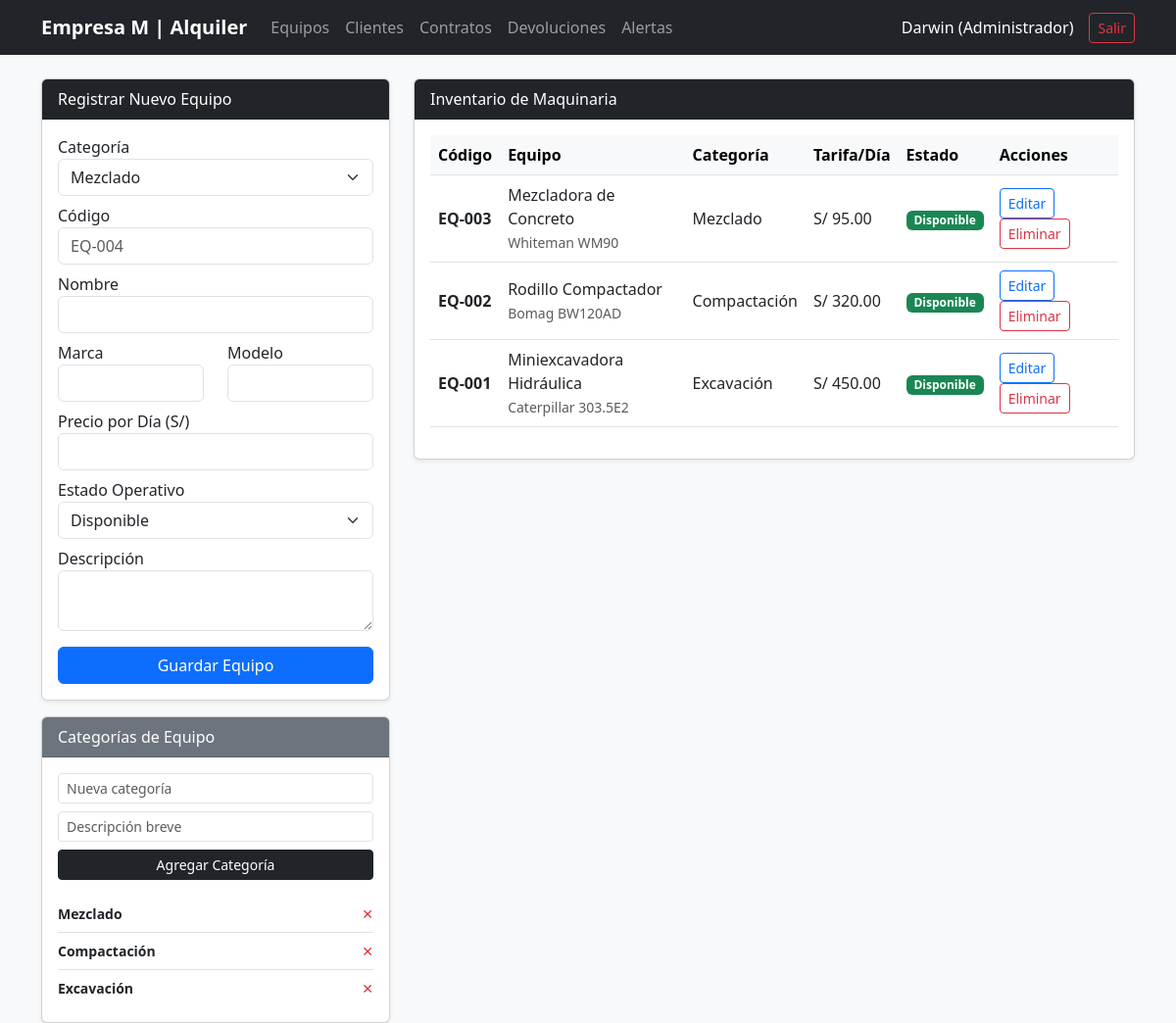
Page /index.php?action=equipos (signed in) on the committed database.
### tables this page shows
CREATE TABLE categoria_equipo (
    id_categoria INT AUTO_INCREMENT PRIMARY KEY,
    nombre VARCHAR(100) NOT NULL,
    descripcion TEXT
);

CREATE TABLE equipo (
    id_equipo INT AUTO_INCREMENT PRIMARY KEY,
    id_categoria INT NOT NULL,
    codigo VARCHAR(50) NOT NULL UNIQUE,
    nombre VARCHAR(120) NOT NULL,
    descripcion TEXT,
    marca VARCHAR(80),
    modelo VARCHAR(80),
    precio_alquiler DECIMAL(10,2) NOT NULL,
    estado_operativo ENUM('Disponible', 'Ocupado', 'Mantenimiento') DEFAULT 'Disponible',
    FOREIGN KEY (id_categoria) REFERENCES categoria_equipo(id_categoria)
);

### controllers/EquipoController.php (called while the page is built, shortened)
<?php
require_once __DIR__ . '/../models/Equipo.php';
require_once __DIR__ . '/../models/CategoriaEquipo.php';
class EquipoController {
    public function index() {
        $equipoModel = new Equipo();
        $categoriaModel = new CategoriaEquipo();
        $equipoEditar = isset($_GET['editar']) ? $equipoModel->obtenerPorId($_GET['editar']) : null;
        $equipos = $equipoModel->listar();
        $categorias = $categoriaModel->listar();
        require __DIR__ . '/../views/layout/header.php';
        require __DIR__ . '/../views/equipos/index.php';
        require __DIR__ . '/../views/layout/footer.php';
    }
}

### config/Conexion.php (called while the page is built)
<?php
class Conexion {
    private static $host = "localhost";
    private static $db = "bd_alquiler_maquinaria";
    private static $user = "root";
    private static $pass = "";
    public static function conectar() {
        try {
            $dsn = "mysql:host=" . self::$host . ";dbname=" . self::$db . ";charset=utf8mb4";
            $pdo = new PDO($dsn, self::$user, self::$pass);
            $pdo->setAttribute(PDO::ATTR_ERRMODE, PDO::ERRMODE_EXCEPTION);
            $pdo->setAttribute(PDO::ATTR_DEFAULT_FETCH_MODE, PDO::FETCH_ASSOC);
            return $pdo;
        } catch (PDOException $e) {
            die("Error de conexión: " . $e->getMessage());
        }
    }
}

### models/CategoriaEquipo.php (called while the page is built, shortened)
<?php
require_once __DIR__ . '/../config/Conexion.php';
class CategoriaEquipo {
    private $pdo;
    public function __construct() { $this->pdo = Conexion::conectar(); }
    public function listar() {
        return $this->pdo->query("SELECT * FROM categoria_equipo ORDER BY id_categoria DESC")->fetchAll();
    }
}

### models/Equipo.php (called while the page is built, shortened)
<?php
require_once __DIR__ . '/../config/Conexion.php';
class Equipo {
    private $pdo;
    public function __construct() { $this->pdo = Conexion::conectar(); }
    public function listar() {
        $sql = "SELECT e.*, c.nombre AS categoria
                FROM equipo e
                INNER JOIN categoria_equipo c ON e.id_categoria = c.id_categoria
                ORDER BY e.id_equipo DESC";
        return $this->pdo->query($sql)->fetchAll();
    }
}

### views/equipos/index.php (the view, shortened to what this page needs)
<div class="row">
    <div class="col-md-4">
        <div class="card shadow-sm mb-3">
            <div class="card-header bg-dark text-white">
                <?= $equipoEditar ? 'Editar Equipo' : 'Registrar Nuevo Equipo' ?>
            </div>
            <div class="card-body">
                <form method="POST" action="index.php?action=equipos">
                    <div class="mb-2">
                        <label>Categoría</label>
                        <select name="id_categoria" class="form-select" required>
                            <?php foreach ($categorias as $cat): ?>
                                <option value="<?= $cat['id_categoria'] ?>" <?= ($equipoEditar['id_categoria'] ?? '') == $cat['id_categoria'] ? 'selected' : '' ?>>
                                    <?= htmlspecialchars($cat['nombre']) ?>
                                </option>
                            <?php endforeach; ?>
                        </select>
                    </div>
                    <div class="mb-2">
                        <label>Código</label>
                        <input type="text" name="codigo" class="form-control" required placeholder="EQ-004" value="<?= htmlspecialchars($equipoEditar['codigo'] ?? '') ?>">
                    </div>
                    <div class="mb-2">
                        <label>Nombre</label>
                        <input type="text" name="nombre" class="form-control" required value="<?= htmlspecialchars($equipoEditar['nombre'] ?? '') ?>">
                    </div>
                    <div class="row mb-2">
                        <div class="col">
                            <label>Marca</label>
                            <input type="text" name="marca" class="form-control" value="<?= htmlspecialchars($equipoEditar['marca'] ?? '') ?>">
                        </div>
                        <div class="col">
                            <label>Modelo</label>
                            <input type="text" name="modelo" class="form-control" value="<?= htmlspecialchars($equipoEditar['modelo'] ?? '') ?>">
                        </div>
                    </div>
                    <div class="mb-2">
                        <label>Precio por Día (S/)</label>
                        <input type="number" step="0.01" name="precio_alquiler" class="form-control" required value="<?= $equipoEditar['precio_alquiler'] ?? '' ?>">
                    </div>
                    <div class="mb-2">
                        <label>Estado Operativo</label>
                        <select name="estado_operativo" class="form-select">
                            <?php foreach (['Disponible', 'Ocupado', 'Mantenimiento'] as $est): ?>
                                <option value="<?= $est ?>" <?= ($equipoEditar['estado_operativo'] ?? '') === $est ? 'selected' : '' ?>><?= $est ?></option>
                            <?php endforeach; ?>
                        </select>
                    </div>
                    <div class="mb-3">
                        <label>Descripción</label>
                        <textarea name="descripcion" class="form-control" rows="2"><?= htmlspecialchars($equipoEditar['descripcion'] ?? '') ?></textarea>
                    </div>
                    <button type="submit" class="btn btn-primary w-100">Guardar Equipo</button>
                </form>
            </div>
        </div>
        <div class="card shadow-sm">
            <div class="card-header bg-secondary text-white">Categorías de Equipo</div>
            <div class="card-body">
                <form method="POST" action="index.php?action=equipos" class="mb-3">
                    <div class="mb-2">
                        <input type="text" name="nombre_cat" class="form-control form-control-sm" placeholder="Nueva categoría" required>
                    </div>
                    <div class="mb-2">
                        <input type="text" name="desc_cat" class="form-control form-control-sm" placeholder="Descripción breve">
                    </div>
                    <button type="submit" class="btn btn-dark btn-sm w-100">Agregar Categoría</button>
                </form>
                <ul class="list-group list-group-flush small">
                    <?php foreach ($categorias as $c): ?>
                        <li class="list-group-item d-flex justify-content-between align-items-center px-0">
                            <span><strong><?= htmlspecialchars($c['nombre']) ?></strong></span>
                            <a href="index.php?action=equipos&eliminar_cat=<?= $c['id_categoria'] ?>" class="text-danger text-decoration-none" onclick="return confirm('¿Eliminar categoría?')">✕</a>
                        </li>
                    <?php endforeach; ?>
                </ul>
            </div>
        </div>
    </div>
    <div class="col-md-8">
        <div class="card shadow-sm">
            <div class="card-header bg-dark text-white">Inventario de Maquinaria</div>
            <div class="card-body table-responsive">
                <table class="table table-hover align-middle">
                    <thead class="table-light">
                        <tr>
                            <th>Código</th>
                            <th>Equipo</th>
                            <th>Categoría</th>
                            <th>Tarifa/Día</th>
                            <th>Estado</th>
                            <th>Acciones</th>
                        </tr>
                    </thead>
                    <tbody>
                        <?php foreach ($equipos as $eq): ?>
                        <tr>
                            <td><strong><?= htmlspecialchars($eq['codigo']) ?></strong></td>
                            <td><?= htmlspecialchars($eq['nombre']) ?><br><small class="text-muted"><?= htmlspecialchars($eq['marca'] . ' ' . $eq['modelo']) ?></small></td>
                            <td><?= htmlspecialchars($eq['categoria']) ?></td>
                            <td>S/ <?= number_format($eq['precio_alquiler'], 2) ?></td>
                            <td>
                                <span class="badge bg-<?= $eq['estado_operativo'] === 'Disponible' ? 'success' : ($eq['estado_operativo'] === 'Ocupado' ? 'warning text-dark' : 'danger') ?>">
                                    <?= $eq['estado_operativo'] ?>
                                </span>
                            </td>
                            <td>
                                <a href="index.php?action=equipos&editar=<?= $eq['id_equipo'] ?>" class="btn btn-sm btn-outline-primary">Editar</a>
                                <a href="index.php?action=equipos&eliminar=<?= $eq['id_equipo'] ?>" class="btn btn-sm btn-outline-danger" onclick="return confirm('¿Eliminar este equipo?')">Eliminar</a>
                            </td>
                        </tr>
                        <?php endforeach; ?>
                    </tbody>
                </table>
            </div>
        </div>
    </div>
</div>

### index.php (shortened to what this page needs)
<?php
$action = $_GET['action'] ?? 'login';
switch ($action) {
    case 'equipos':
        require_once 'controllers/EquipoController.php';
        (new EquipoController())->index();
        break;
}

### views/layout/header.php (shortened to what this page needs)
<!DOCTYPE html>
<html lang="es">
<head>
    <link href="https://cdn.jsdelivr.net/npm/bootstrap@5.3.0/dist/css/bootstrap.min.css" rel="stylesheet">
</head>
<body class="bg-light">
<nav class="navbar navbar-expand-lg navbar-dark bg-dark mb-4">
  <div class="container">
    <a class="navbar-brand fw-bold" href="index.php?action=dashboard">Empresa M | Alquiler</a>
    <div class="collapse navbar-collapse">
      <ul class="navbar-nav me-auto">
        <li class="nav-item"><a class="nav-link" href="index.php?action=equipos">Equipos</a></li>
        <li class="nav-item"><a class="nav-link" href="index.php?action=clientes">Clientes</a></li>
        <li class="nav-item"><a class="nav-link" href="index.php?action=contratos">Contratos</a></li>
        <li class="nav-item"><a class="nav-link" href="index.php?action=devoluciones">Devoluciones</a></li>
        <li class="nav-item"><a class="nav-link" href="index.php?action=alertas">Alertas</a></li>
      </ul>
      <span class="navbar-text text-white me-3">
        <?= htmlspecialchars($_SESSION['usuario']['nombre']) ?> (<?= $_SESSION['usuario']['rol'] ?>)
      </span>
      <a href="index.php?action=logout" class="btn btn-outline-danger btn-sm">Salir</a>
    </div>
  </div>
</nav>
<div class="container">

### views/layout/footer.php (shortened to what this page needs)
</div>
</body>
</html>

### rows in the picture
categoria_equipo: nombre "Mezclado"
categoria_equipo: nombre "Compactación"
categoria_equipo: nombre "Excavación"
equipo: codigo "EQ-003", nombre "Mezcladora de Concreto", marca+modelo "Whiteman WM90", id_categoria.nombre "Mezclado", precio_alquiler "95.00", estado_operativo "Disponible"
equipo: codigo "EQ-002", nombre "Rodillo Compactador", marca+modelo "Bomag BW120AD", id_categoria.nombre "Compactación", precio_alquiler "320.00", estado_operativo "Disponible"
equipo: codigo "EQ-001", nombre "Miniexcavadora Hidráulica", marca+modelo "Caterpillar 303.5E2", id_categoria.nombre "Excavación", precio_alquiler "450.00", estado_operativo "Disponible"

### other values in the picture
$_SESSION['usuario']['nombre'] "Darwin"
$_SESSION['usuario']['rol'] "Administrador"
form field id_categoria "Mezclado"
form field estado_operativo "Disponible"
